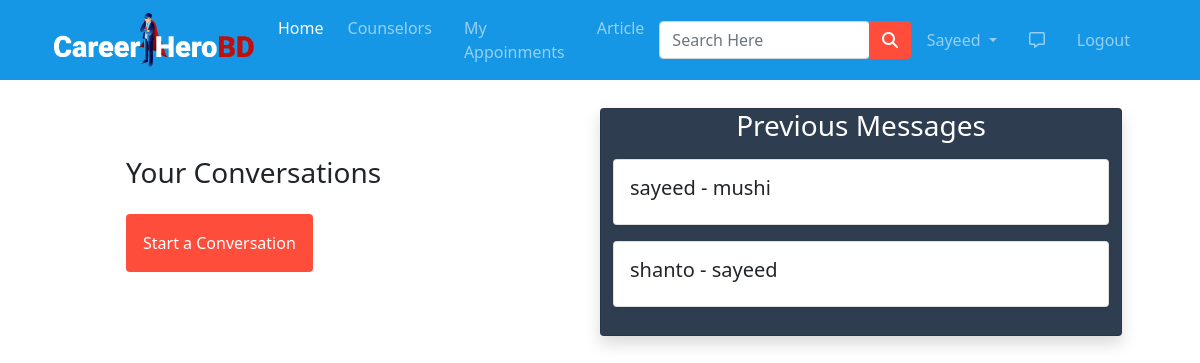
Screenshot of /inbox/ (signed in) with the database file from the repository.
### app/models.py (models this page shows)
class User(AbstractUser):
  is_counselor= models.BooleanField(default=False)
  is_student = models.BooleanField(default=False)

class ThreadModel(models.Model):
  user = models.ForeignKey(User,on_delete=models.CASCADE,related_name='+')
  receiver = models.ForeignKey(User,on_delete=models.CASCADE,related_name='+')

### app/views.py (the view)
# urls.py: path('inbox/', ListThreads.as_view(), name='inbox'),
class ListThreads(View):
    def get(self, request, *args, **kwargs):
        threads = ThreadModel.objects.filter(
            Q(user=request.user) | Q(receiver=request.user))
        context = {
            'threads': threads
        }
        return render(request, 'app/inbox.html', context)

### app/templates/app/inbox.html (shortened to what this page needs)
{% extends 'app/base.html' %}
{% load static %}
{% block main-content %}
<div class="container my-5" style="padding: 60px;">
  <div class="row">
    <div class="col-md-6 p-5">
      <h3>Your Conversations</h3>
      <form method="GET" action="{% url 'create-thread' %}">
        <button class="btn p-3 my-3" type="submit" style="background-color: #FF4D3B; color: white;">Start a Conversation</button>
      </form>
    </div>
<div class="card shadow col-md-6" style="background-color:#2F3D50;">
  {% if threads %}
  <center><h3 style="color: white;">Previous Messages</h3></center>
  {% else %}
  <center><h3 style="color: white;">No Messages</h3></center>
  {% endif %}
  {% for thread in threads.all %}
    <div class="card p-3 shadow-sm my-2">
      <h5>{{ thread.user }} - {{ thread.receiver }}</h5>
    </div>
  {% endfor %}
  </div>
  </div>
  </div>
{% endblock main-content %}

### app/templates/app/base.html (shortened to what this page needs)
<!DOCTYPE html>
{% load static %}
<html lang="en">
<head>
  <link rel="stylesheet" href="{% static 'app/css/style.css' %}">
  <link href="https://cdn.jsdelivr.net/npm/bootstrap@5.0.0-beta1/dist/css/bootstrap.min.css" rel="stylesheet"
>
  <link rel="stylesheet" href="https://stackpath.bootstrapcdn.com/font-awesome/4.7.0/css/font-awesome.min.css">
  <link rel="stylesheet" href="{% static 'app/css/owl.carousel.min.css' %}">
  <link rel="stylesheet" href="{% static 'app/css/all.min.css' %}">
  <link rel="stylesheet" href="https://cdnjs.cloudflare.com/ajax/libs/animate.css/3.7.2/animate.css">
</head>
<body>
  <div class="row">
    <div class="col-sm-12 col-md-12 col-lg-12">
      <nav id="nav" class="navbar navbar-expand-lg navbar-dark  fixed-top" style="background-color: #1597E5;">
        <div class="container">
          <a class="navbar-brand" href="/" ><img src="{% static 'app/images/nav/logo.png' %}" alt="" style="width: 200px;"></a>
          <div class="collapse navbar-collapse" id="navbarSupportedContent">
            <ul class="navbar-nav me-auto mb-2 mb-lg-0">
              <li class="nav-item">
                <a class="nav-link active" aria-current="page" href="/">Home</a>
              </li>
              <li class="nav-item mx-2">
                <a href="{% url 'counselor' %}" class="nav-link">Counselors</a>
              </li>
              {% if request.user.is_authenticated %}
              <li class="nav-item mx-2">
                <a href="{% url 'appoinment' %}" class="nav-link">My Appoinments</a>
              </li>
              {% endif %}
              <li class="nav-item mx-2">
                <a href="{% url 'article_list' %}" class="nav-link">Article</a>
              </li>
            </ul>
            <form class="d-flex input-group w-auto" method="POST" action="{% url 'search_list' %}">
              <input type="search" class="form-control rounded" name="q" placeholder="Search Here" aria-label="Search"
                aria-describedby="search-addon" />
              <button type="submit" class="btn" style="background-color:#FF4D3B;"><i class="fas fa-search"
                  style="color: white;"></i></button>
            </form>
            <div>
              <ul class="navbar-nav me-auto mb-2 mb-lg-0">
                {% if request.user.is_authenticated %}
                <li class="nav-item dropdown mx-2">
                  <a class="nav-link dropdown-toggle" href="#" id="profileDropdown" role="button"
                    data-bs-toggle="dropdown" aria-expanded="false">
                    {{request.user.username|capfirst}}
                  </a>
                </li>
                <li class="nav-item mx-2">
                  <a href="{% url 'inbox' %}" class="nav-link"><i class="far fa-comment-alt "></i></a>
                </li>
                <li class="nav-item mx-2">
                  <a href="{% url 'logout' %}" class="nav-link">Logout</a>
                </li>
                {% endif %}
              </ul>
            </div>
          </div>
        </div>
      </nav>
    </div>
  </div>
  {% block main-content %}
  {% endblock main-content %}
</body>
</html>

### rows the page displays
User: user.username "Sayeed"
ThreadModel: user "sayeed", receiver "mushi"
ThreadModel: user "shanto", receiver "sayeed"
